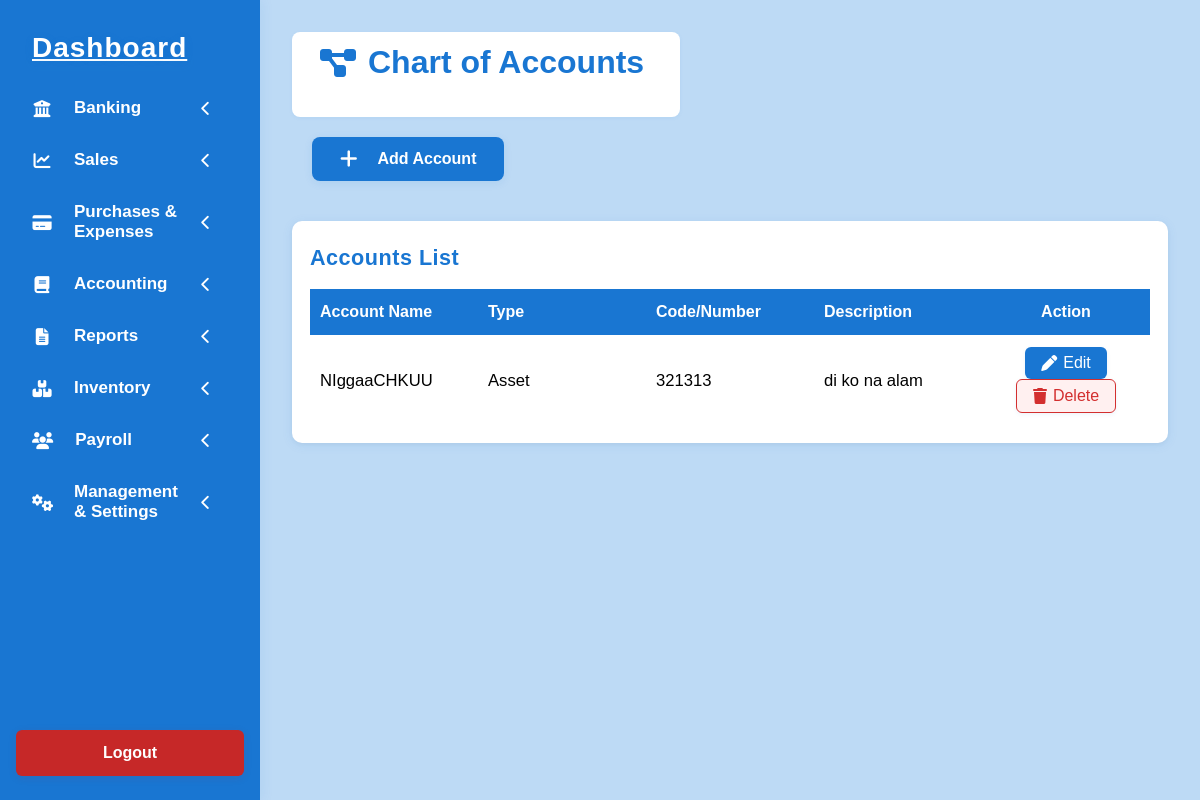
Page /Accounting_files/chart_of_accounts_form.php on the committed database.
### tables this page shows
CREATE TABLE `chart_of_accounts` (
  `id` int(11) NOT NULL,
  `account_name` varchar(100) NOT NULL,
  `account_type` varchar(30) NOT NULL,
  `account_code` varchar(30) DEFAULT NULL,
  `description` text DEFAULT NULL,
  `created_at` timestamp NOT NULL DEFAULT current_timestamp()
);

### Accounting_files/chart_of_accounts_form.php (the view, shortened to what this page needs)
<?php include '../dashboard_things/sidebar_form.php'; ?>
<?php
include '../includes_files/connection.php';
$accounts = [];
$sql = "SELECT * FROM chart_of_accounts ORDER BY account_type, account_name";
$result = $conn->query($sql);
if ($result && $result->num_rows > 0) {
    while ($row = $result->fetch_assoc()) {
        $accounts[] = $row;
    }
}
?>
<!DOCTYPE html>
<html lang="en">
<head>
    <link rel="stylesheet" href="chart_of_accounts.css">
</head>
<body>
    <div class="main-content">
        <div class="section-title-box">
            <h1 class="section-title"><i class="fa-solid fa-diagram-project"></i> Chart of Accounts</h1>
        </div>
        <div class="action-buttons">
            <button class="add-button" id="openAddAccountModal">
                <i class="fa-solid fa-plus"></i> Add Account
            </button>
        </div>
        <div class="accounts-table-container">
            <h2 class="accounts-table-title">Accounts List</h2>
            <table class="accounts-table">
                <thead>
                    <tr>
                        <th>Account Name</th>
                        <th>Type</th>
                        <th>Code/Number</th>
                        <th>Description</th>
                        <th>Action</th>
                    </tr>
                </thead>
                <tbody>
                <?php if (count($accounts) > 0): ?>
                    <?php foreach ($accounts as $acc): ?>
                        <tr>
                            <td><?= htmlspecialchars($acc['account_name']) ?></td>
                            <td><?= htmlspecialchars($acc['account_type']) ?></td>
                            <td><?= htmlspecialchars($acc['account_code']) ?></td>
                            <td><?= htmlspecialchars($acc['description']) ?></td>
                            <td>
                                <button class="edit-account-btn" data-id="<?= $acc['id'] ?>" data-name="<?= htmlspecialchars($acc['account_name']) ?>" data-type="<?= htmlspecialchars($acc['account_type']) ?>" data-code="<?= htmlspecialchars($acc['account_code']) ?>" data-description="<?= htmlspecialchars($acc['description']) ?>"><i class="fa-solid fa-pen"></i> Edit</button>
                                <button class="delete-account-btn" data-id="<?= $acc['id'] ?>" data-name="<?= htmlspecialchars($acc['account_name']) ?>"><i class="fa-solid fa-trash"></i> Delete</button>
                            </td>
                        </tr>
                    <?php endforeach; ?>
                <?php else: ?>
                    <tr><td colspan="5">No accounts found.</td></tr>
                <?php endif; ?>
                </tbody>
            </table>
        </div>
</body>
</html>

### dashboard_things/sidebar_style.css (style rules this page uses)
body { margin: 0; padding: 0; font-family: 'Poppins', Arial, sans-serif; background: #bddaf5; }
.main-content { color: #222; margin-left: 260px; position: relative; z-index: 1; padding: 32px; }
.main-content h1 { display: inline-flex; align-items: center; font-size: 2rem; font-weight: 700; margin: 0 0 24px 0; padding: 0; background: none; box-shadow: none; }
.section-title { display: inline-flex; align-items: center; font-size: 2rem; font-weight: 700; margin: 0 0 24px 0; padding: 8px 22px 8px 16px; background: #e3f2fd; color: #1976d2; border-radius: 8px; box-shadow: 0 1px 4px rgba(25, 118, 210, 0.06); box-sizing: border-box; }
.section-title i { margin-right: 12px; }

### Accounting_files/chart_of_accounts.css (style rules this page uses)
.main-content { color: #222; margin-left: 260px; position: relative; z-index: 1; padding: 32px; }
.section-title-box { display: inline-block; background: #fff; border-radius: 8px; box-shadow: 0 1px 4px rgba(25, 118, 210, 0.06); padding: 12px 36px 12px 28px; }
.section-title { display: inline-flex; align-items: center; font-size: 2rem; font-weight: 700; margin: 0 0 24px 0; padding: 8px 22px 8px 16px; background: none; color: #1976d2; border-radius: 8px; box-shadow: none; box-sizing: border-box; }
.section-title i { margin-right: 12px; }
.add-button { display: inline-flex; align-items: center; padding: 12px 28px; background-color: #1976d2; color: white; border: none; border-radius: 8px; font-size: 16px; font-weight: 600; cursor: pointer; box-shadow: 0 2px 8px rgba(25, 118, 210, 0.10); transition: background-color 0.2s ease, box-shadow 0.2s ease, transform 0.1s ease; gap: 10px; }
.add-button i { margin-right: 10px; font-size: 20px; }
.action-buttons { margin: 20px 0; padding: 0 20px; }

### Accounting_files/chart_of_accounts_form.php (style rules this page uses)
.accounts-table-container { margin-top: 40px; background: #fff; border-radius: 10px; box-shadow: 0 2px 12px rgba(25, 118, 210, 0.08), 0 1.5px 4px rgba(0,0,0,0.04); padding: 24px 18px 18px 18px; }
.accounts-table-title { margin: 0 0 18px 0; color: #1976d2; font-weight: 600; font-size: 1.35rem; letter-spacing: 0.5px; }
.accounts-table { width: 100%; border-collapse: collapse; background: #fff; table-layout: fixed; }
.accounts-table th, .accounts-table td { vertical-align: middle; padding: 12px 10px; line-height: 1.4; }
.accounts-table th { background: #1976d2; color: #fff; font-weight: 600; border: none; text-align: left; }
.accounts-table td { border-bottom: 1px solid #e3e8ee; font-size: 1.04rem; background: #fff; text-align: left; }
.accounts-table tr:last-child td { border-bottom: none; }
.accounts-table tr { transition: background 0.18s; }
.accounts-table td:last-child, .accounts-table th:last-child { text-align: center; }
.edit-account-btn, .delete-account-btn { display: inline-flex; align-items: center; gap: 6px; padding: 7px 16px; font-size: 1rem; font-weight: 500; border: none; border-radius: 6px; cursor: pointer; margin: 0 4px; transition: background 0.18s, color 0.18s, box-shadow 0.18s; box-shadow: 0 1.5px 4px rgba(25,118,210,0.08); }
.edit-account-btn { background: #1976d2; color: #fff; }
.delete-account-btn { background: #fff0f0; color: #d32f2f; border: 1px solid #d32f2f; }

### rows in the picture
chart_of_accounts: account_name "NIggaaCHKUU", account_type "Asset", account_code "321313", description "di ko na alam"
